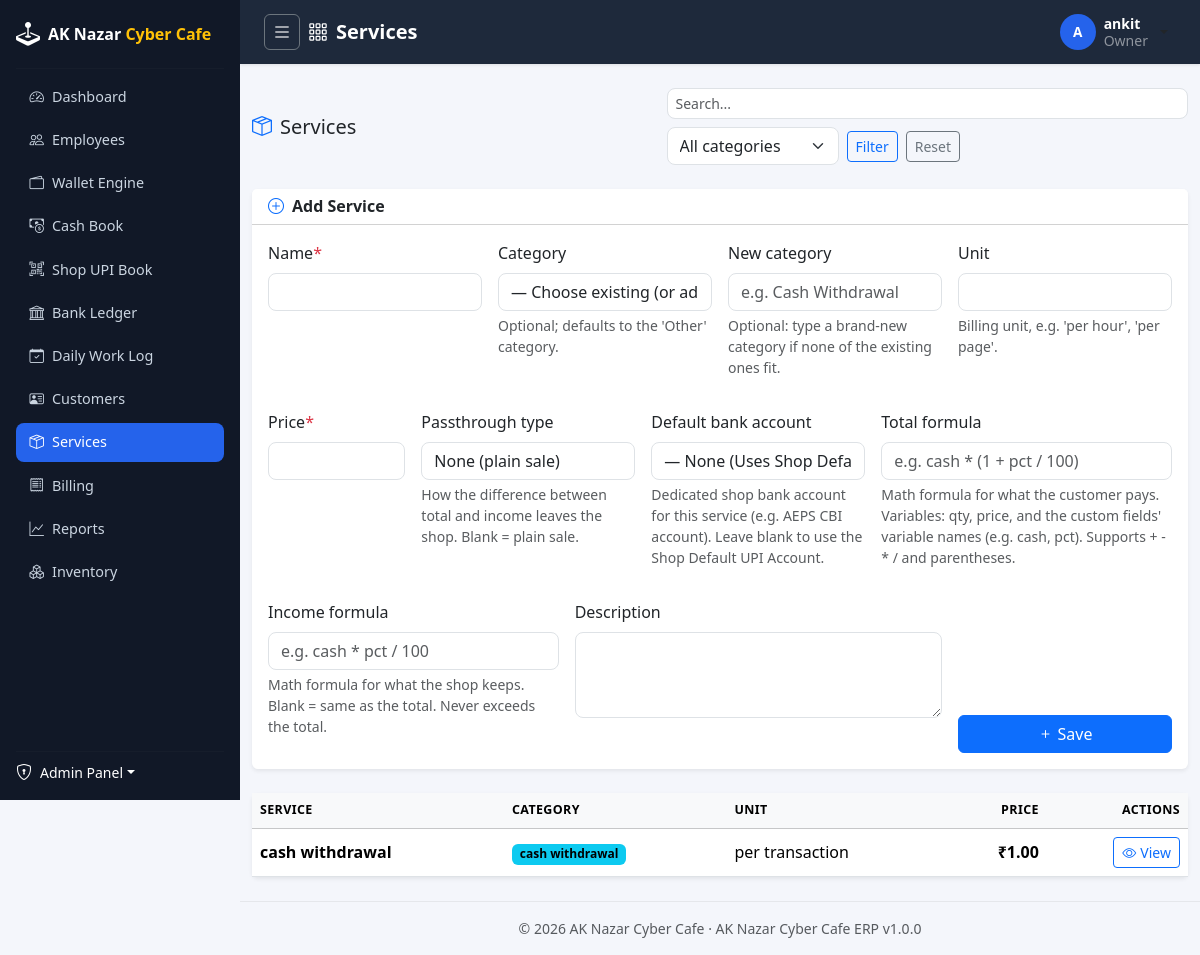
/services/ (signed in), run on an earlier commit of the app's database.
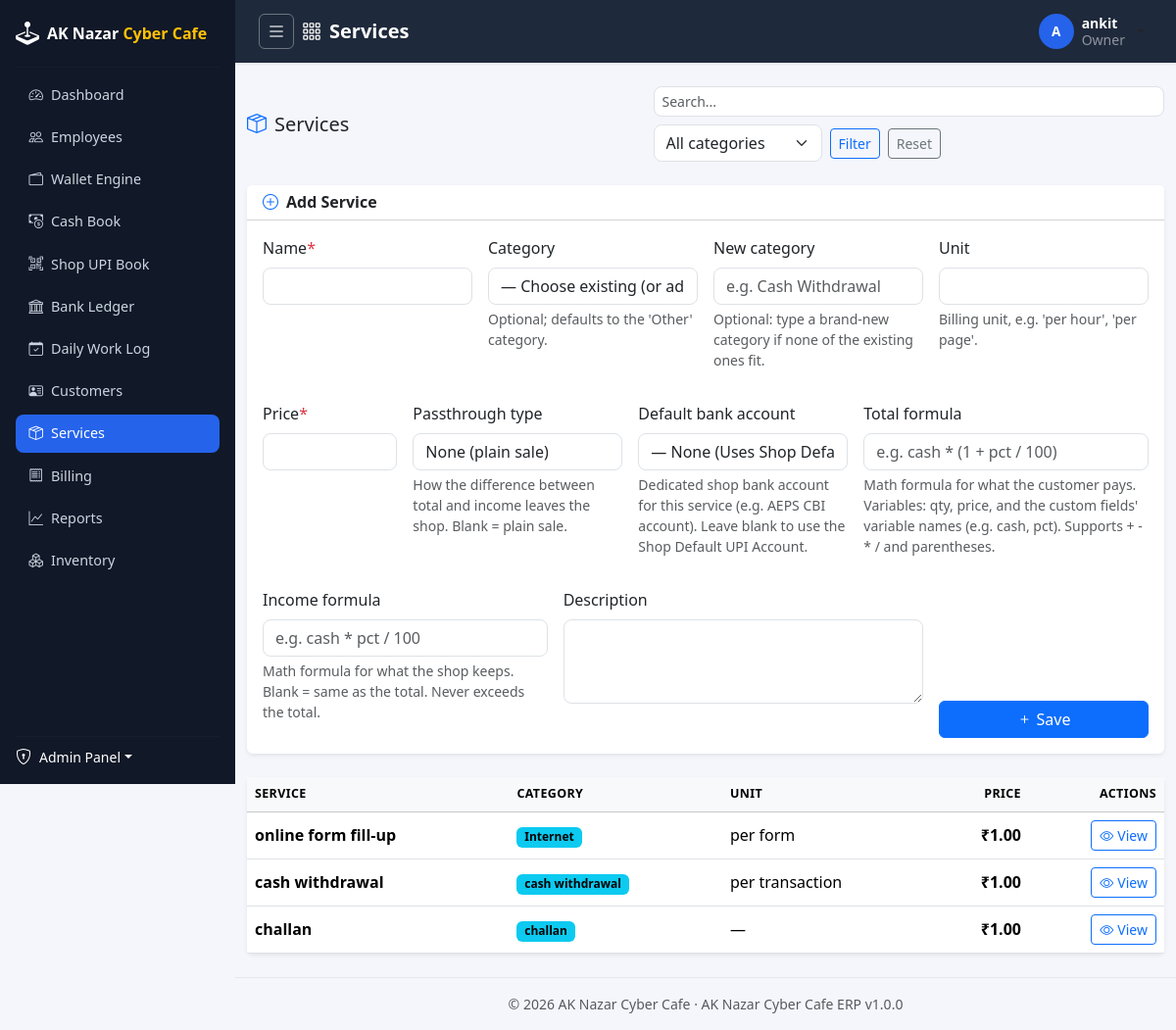
And on a later commit of the database.
### apps/services/models/service.py (models this page shows, shortened)
class Service(BaseModel):
    name = models.CharField(max_length=150, unique=True)
    category = models.ForeignKey(
        Category,
        on_delete=models.PROTECT,
        null=True,
        blank=True,
        related_name="services",
        db_index=True,
        help_text="Optional; defaults to the 'Other' category.",
    )
    unit = models.CharField(max_length=50, blank=True, help_text="Billing unit, e.g. 'per hour', 'per page'.")
    price = money_field()
    description = models.TextField(blank=True)
    passthrough_type = models.CharField(
        max_length=20,
        choices=ServicePassThroughType.choices,
        default=ServicePassThroughType.NONE,
        help_text="How pass-through money leaves the shop when this service is billed.",
    )
    total_formula = models.CharField(
        max_length=255,
        blank=True,
        help_text="Optional formula for what the customer is charged. Uses field variables, qty, price. "
        "Leave blank for qty × price.",
    )
    income_formula = models.CharField(
        max_length=255,
        blank=True,
        help_text="Optional formula for what the shop keeps. Leave blank to keep the whole line amount.",
    )
    default_bank_account = models.ForeignKey(
        "finance.BankAccount",
        on_delete=models.SET_NULL,
        null=True,
        blank=True,
        related_name="services",
        help_text="Default/dedicated bank account for this service (e.g. AEPS CBI account)",
    )
    class Meta:
        ordering = ["category__name", "name"]
        verbose_name = "Service"
        verbose_name_plural = "Services"
        indexes = [
            models.Index(fields=["category", "name"]),
        ]
    @property
    def category_name(self) -> str:
        return self.category.name if self.category else "Other"

class Category(BaseModel):
    name = models.CharField(max_length=50, unique=True)
    class Meta:
        ordering = ["name"]
        verbose_name = "Service Category"
        verbose_name_plural = "Service Categories"
    def __str__(self):
        return self.name

### apps/services/views/service.py (the view, shortened to what this page needs)
# urls.py: path("", service_views.ServiceListView.as_view(), name="list"),
class ServiceListView(LoginRequiredMixin, PermissionRequiredMixin, ListView):
    permission_required = "services.view_service"
    template_name = "services/service_list.html"
    context_object_name = "services"
    paginate_by = 20
    def get_queryset(self):
        form = ServiceFilterForm(self.request.GET)
        filters = {}
        if form.is_valid():
            filters = {
                "category": form.cleaned_data.get("category"),
                "q": self.request.GET.get("q", ""),
            }
        return ServiceSelector.list_services(filters)
    def get_context_data(self, **kwargs):
        context = super().get_context_data(**kwargs)
        context["page_title"] = "Services"
        context["filter_form"] = ServiceFilterForm(self.request.GET)
        if self.request.user.has_perm("services.add_service"):
            context["service_form"] = ServiceForm()
        return context

### apps/services/forms/service.py
class ServiceFilterForm(forms.Form):
    category = forms.ModelChoiceField(
        queryset=Category.objects.order_by("name"),
        required=False,
        empty_label="All categories",
        widget=forms.Select(attrs={"class": "form-select"}),
    )

### apps/accounts/models/user.py (called while the page is built)
    def get_full_name(self):
        full_name = " ".join(part for part in (self.first_name, self.last_name) if part).strip()
        return full_name or self.username

    def get_short_name(self):
        return self.first_name or self.username

### apps/common/context_processors.py (called while the page is built)
def erp_context(request):
    return {
        "ERP_APP_NAME": settings.ERP_APP_NAME,
        "ERP_APP_VERSION": settings.ERP_APP_VERSION,
        "ERP_COMPANY_NAME": settings.ERP_COMPANY_NAME,
        "ERP_COMPANY_ADDRESS": settings.ERP_COMPANY_ADDRESS,
    }

### apps/common/managers.py (called while the page is built)
    def get_queryset(self):
        return super().get_queryset().filter(deleted_at__isnull=True)

### apps/common/templatetags/erp_tags.py (called while the page is built)
@register.filter(name="add_class")
def add_class(field, css_class: str):
    return field.as_widget(attrs={"class": css_class})

### apps/finance/models/bank.py (called while the page is built)
    def __str__(self):
        return f"{self.account_name} ({self.bank_name})"

### templates/services/service_list.html (shortened to what this page needs)
{% extends "base.html" %}
{% load erp_tags %}
{% block content %}
<div class="d-flex flex-wrap align-items-center justify-content-between gap-2 mb-4">
    <h5 class="mb-0"><i class="bi bi-box-seam me-2 text-primary"></i>Services</h5>
    <form method="get" class="d-flex flex-wrap gap-2 align-items-center">
        <input type="text" name="q" class="form-control form-control-sm" placeholder="Search...">
        {% for field in filter_form %}
            <div class="form-group mb-0">{{ field }}</div>
        {% endfor %}
        <button class="btn btn-sm btn-outline-primary">Filter</button>
        <a href="{% url 'services:list' %}" class="btn btn-sm btn-outline-secondary">Reset</a>
    </form>
</div>
{% if service_form %}
    <div class="card shadow-sm border-0 mb-4">
        <div class="card-header bg-white">
            <h6 class="mb-0 fw-semibold"><i class="bi bi-plus-circle me-2 text-primary"></i>Add Service</h6>
        </div>
        <div class="card-body">
            <form method="post" class="row g-3">
                <div class="col-md-3">{% include "includes/field.html" with field=service_form.name %}</div>
                <div class="col-md-3">{% include "includes/field.html" with field=service_form.category %}</div>
                <div class="col-md-3">{% include "includes/field.html" with field=service_form.new_category %}</div>
                <div class="col-md-3">{% include "includes/field.html" with field=service_form.unit %}</div>
                <div class="col-md-2">{% include "includes/field.html" with field=service_form.price %}</div>
                <div class="col-md-3">{% include "includes/field.html" with field=service_form.passthrough_type %}</div>
                <div class="col-md-3">{% include "includes/field.html" with field=service_form.default_bank_account %}</div>
                <div class="col-md-4">{% include "includes/field.html" with field=service_form.total_formula %}</div>
                <div class="col-md-4">{% include "includes/field.html" with field=service_form.income_formula %}</div>
                <div class="col-md-5">{% include "includes/field.html" with field=service_form.description %}</div>
                <div class="col-md-3 d-flex align-items-end">
                    <button type="submit" class="btn btn-primary w-100"><i class="bi bi-plus me-1"></i>Save</button>
                </div>
            </form>
        </div>
    </div>
{% endif %}
<div class="card shadow-sm border-0">
    <div class="table-responsive">
        <table class="table table-hover align-middle mb-0">
            <thead class="table-light">
                <tr>
                    <th scope="col">Service</th>
                    <th scope="col">Category</th>
                    <th scope="col">Unit</th>
                    <th scope="col" class="text-end">Price</th>
                    <th scope="col" class="text-end">Actions</th>
                </tr>
            </thead>
            <tbody>
                {% for service in services %}
                    <tr>
                        <td class="fw-semibold">{{ service.name }}</td>
                        <td><span class="badge text-bg-info">{{ service.category_name }}</span></td>
                        <td>{{ service.unit|default:"—" }}</td>
                        <td class="text-end fw-semibold">{{ service.price|inr }}</td>
                        <td class="text-end">
                            <a href="{% url 'services:detail' service.pk %}" class="btn btn-sm btn-outline-primary">
                                <i class="bi bi-eye me-1"></i>View
                            </a>
                        </td>
                    </tr>
                {% endfor %}
            </tbody>
        </table>
    </div>
</div>
{% endblock %}

What changed in the data, as far as the page shows it:
added Service: name "online form fill-up", category_name "Internet", unit "per form", price|inr "₹1.00"
added Service: name "challan", category_name "challan", unit "—", price|inr "₹1.00"
